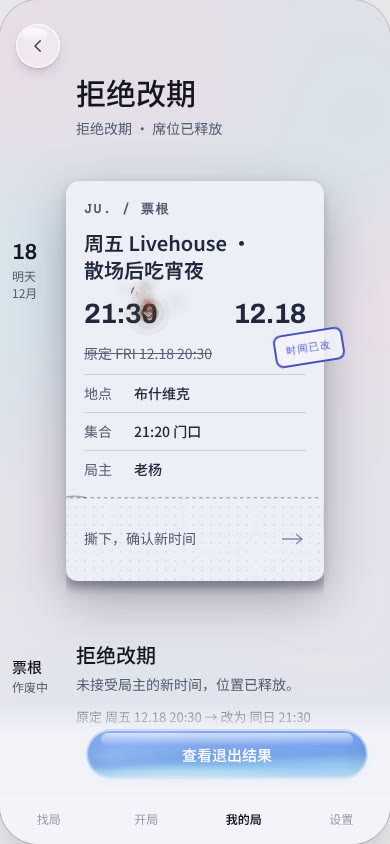
#> input picture my-r2/evidence/C01/ritual-burn/1-trigger.jpg, 390 x 844 px, given in place of C07-01.jpg, which was not available
$ python crop.py
#> lines starting #> are read from the running program, lines starting #| are printed output that depends on the picture
from PIL import Image
box={"x":40,"y":258,"w":390,"h":844}
for f in ["/home/user/JU/my-r2/evidence/C07/stage2/flow-compare/C07-01.jpg","/home/user/JU/my-r2/evidence/C07/stage2/flow-compare/C07-02.jpg","/home/user/JU/my-r2/evidence/C07/stage2/flow-compare/C07-03.jpg","/home/user/JU/my-r2/evidence/C07/stage2/flow-compare/C07-04.jpg","/home/user/JU/my-r2/evidence/C07/stage2/flow-compare/C07-05.jpg","/home/user/JU/my-r2/evidence/C07/stage2/flow-compare/C07-06.jpg","/home/user/JU/my-r2/evidence/C07/stage2/flow-compare/C07-07.jpg","/home/user/JU/my-r2/evidence/C07/stage2/flow-compare/C07-08.jpg","/home/user/JU/my-r2/evidence/C07/stage2/flow-compare/C07-09.jpg","/home/user/JU/my-r2/evidence/C07/stage2/flow-compare/C07-10.jpg","/home/user/JU/my-r2/evidence/C07/stage2/flow-compare/C07-11.jpg","/home/user/JU/my-r2/evidence/C07/stage2/flow-compare/C07-12.jpg","/home/user/JU/my-r2/evidence/C07/stage2/flow-compare/C07-13.jpg","/home/user/JU/my-r2/evidence/C07/stage2/flow-compare/C07-14.jpg","/home/user/JU/my-r2/evidence/C07/stage2/flow-compare/C07-15.jpg","/home/user/JU/my-r2/evidence/C07/stage2/flow-compare/C07-16.jpg","/home/user/JU/my-r2/evidence/C07/stage2/flow-compare/C07-17.jpg","/home/user/JU/my-r2/evidence/C07/stage2/flow-compare/C07-18.jpg","/home/user/JU/my-r2/evidence/C07/stage2/flow-compare/C07-19.jpg","/home/user/JU/my-r2/evidence/C07/stage2/flow-compare/C07-20.jpg","/home/user/JU/my-r2/evidence/C07/stage2/flow-compare/C07-21.jpg","/home/user/JU/my-r2/evidence/C07/stage2/flow-compare/C07-22.jpg","/home/user/JU/my-r2/evidence/C07/stage2/flow-compare/C07-23.jpg","/home/user/JU/my-r2/evidence/C07/stage2/flow-compare/C07-24.jpg","/home/user/JU/my-r2/evidence/C07/stage2/flow-compare/C07-25.jpg"]:
    im=Image.open(f)
#> im is the input picture: PIL image 390x844 RGB; mean R, G, B 219, 221.4, 231
    sx=im.width/480; sy=im.height/1118
#> after `sx = im.width / 480`: sx = 0.812
#> after `sy = im.height / 1118`: sy = 0.755
    im.crop((int(box['x']*sx),int(box['y']*sy),int((box['x']+box['w'])*sx),int((box['y']+box['h'])*sy))).save(f,quality=82)
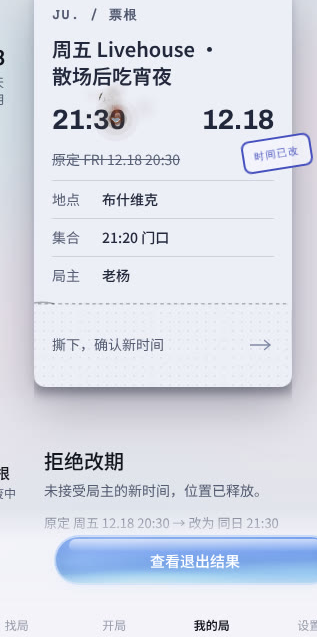
#> saved as C07-01.jpg: PIL image 317x637 RGB; mean R, G, B 217, 220.9, 231.5
#> pass 2 of the loop `for f in ["/home/user/JU/my-r2/evidence/C07/stage2/flow-compare/C07-01..`:
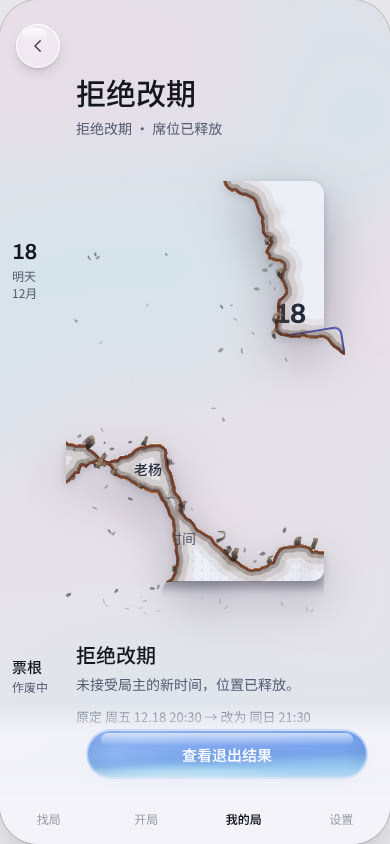
#> input picture my-r2/evidence/C01/ritual-burn/2-develop.jpg, 390 x 844 px, given in place of C07-02.jpg, which was not available
#> im is the input picture: PIL image 390x844 RGB; mean R, G, B 217.4, 218.9, 227.8
#> `im.crop((int(box['x']*sx),int(box['y']*sy),int((box['x']+box['w'])*sx)..`:
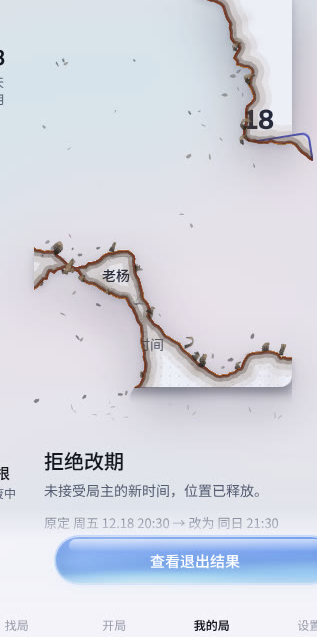
#> saved as C07-02.jpg: PIL image 317x637 RGB; mean R, G, B 214.2, 216.7, 226.2
#> pass 3 of the loop `for f in ["/home/user/JU/my-r2/evidence/C07/stage2/flow-compare/C07-01..`:
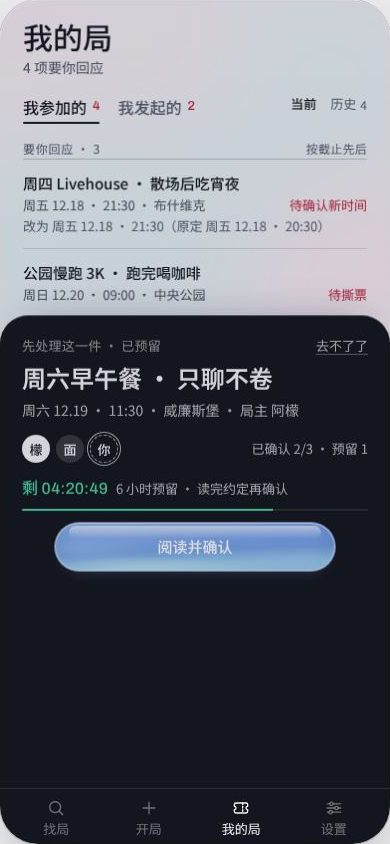
#> input picture my-r2/evidence/C07/stage2/flow-compare/C07-03.jpg, 390 x 844 px, found by its file name
#> im is the input picture: PIL image 390x844 RGB; mean R, G, B 93.8, 97.7, 107.3
#> `im.crop((int(box['x']*sx),int(box['y']*sy),int((box['x']+box['w'])*sx)..`:
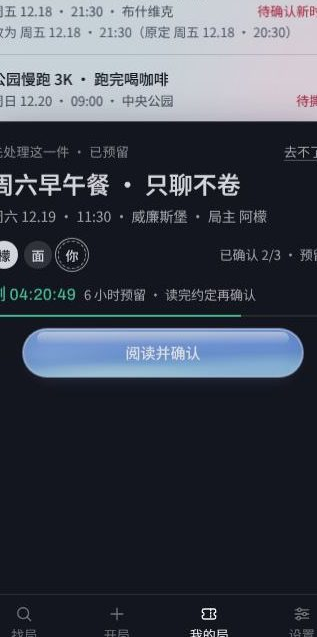
#> saved as C07-03.jpg: PIL image 317x637 RGB; mean R, G, B 64.1, 69.4, 80.3
#> (the run stopped early here; a loop or call above may not have finished)
